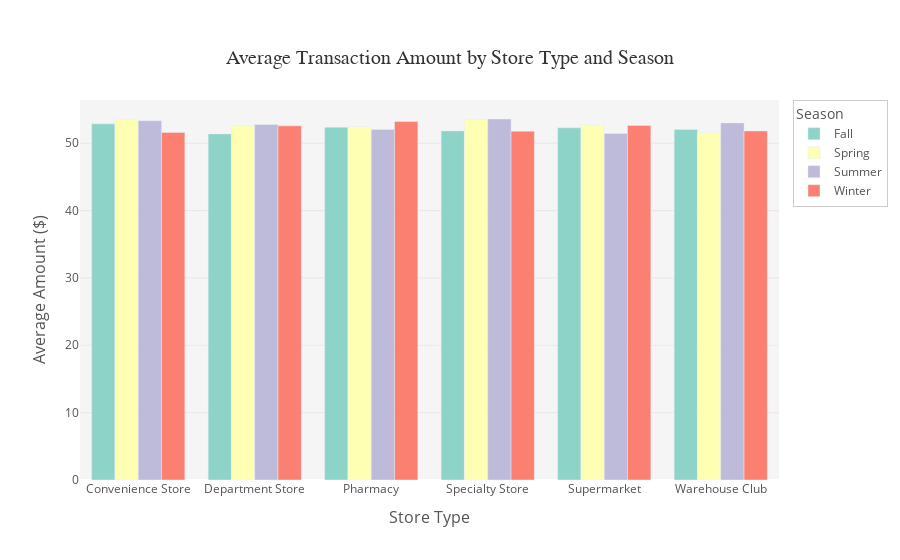

Here is the notebook cell this chart was saved with:
### Code cell
fig = px.bar(
    df_aggregated,
    x='Store_Type',
    y='Amount($)',
    color='Season',
    title='Average Transaction Amount by Store Type and Season',
    labels={'Amount($)': 'Average Amount ($)', 'Store_Type': 'Store Type'},
    barmode='group',
    color_discrete_sequence=px.colors.qualitative.Set3  # Consistent professional palette
)

# Customize layout
fig.update_layout(
    title={
        'text': 'Average Transaction Amount by Store Type and Season',
        'x': 0.5,  # Center alignment
        'xanchor': 'center',
        'yanchor': 'top',
        'font': {'size': 20, 'family': 'Arial', 'color': '#333'}
    },
    xaxis={
        'title': {'text': 'Store Type', 'font': {'size': 16, 'color': '#555'}},
        'tickfont': {'size': 12, 'color': '#555'}
    },
    yaxis={
        'title': {'text': 'Average Amount ($)', 'font': {'size': 16, 'color': '#555'}},
        'tickfont': {'size': 12, 'color': '#555'},
        'gridcolor': 'rgba(200, 200, 200, 0.3)'  # Subtle gridlines
    },
    legend={
        'title': {'text': 'Season', 'font': {'size': 14, 'color': '#555'}},
        'font': {'size': 12, 'color': '#555'},
        'bgcolor': 'rgba(255, 255, 255, 0.8)',
        'bordercolor': '#ccc',
        'borderwidth': 1
    },
    plot_bgcolor='rgba(245, 245, 245, 1)',  # Light background
    paper_bgcolor='white',
)


fig.show()

### Figure 1 — Plotly figure (JSON) as saved in the notebook; plotly's stock layout.template omitted (floating-point values rounded to 4 significant figures)
{"data": [{"alignmentgroup": "True", "hovertemplate": "Season=Fall<br>Store Type=%{x}<br>Average Amount ($)=%{y}<extra></extra>", "legendgroup": "Fall", "marker": {"color": "rgb(141,211,199)", "pattern": {"shape": ""}}, "name": "Fall", "offsetgroup": "Fall", "orientation": "v", "showlegend": true, "textposition": "auto", "type": "bar", "x": ["Convenience Store", "Department Store", "Pharmacy", "Specialty Store", "Supermarket", "Warehouse Club"], "xaxis": "x", "y": [52.87, 51.38, 52.36, 51.82, 52.29, 52.03], "yaxis": "y"}, {"alignmentgroup": "True", "hovertemplate": "Season=Spring<br>Store Type=%{x}<br>Average Amount ($)=%{y}<extra></extra>", "legendgroup": "Spring", "marker": {"color": "rgb(255,255,179)", "pattern": {"shape": ""}}, "name": "Spring", "offsetgroup": "Spring", "orientation": "v", "showlegend": true, "textposition": "auto", "type": "bar", "x": ["Convenience Store", "Department Store", "Pharmacy", "Specialty Store", "Supermarket", "Warehouse Club"], "xaxis": "x", "y": [53.54, 52.57, 52.46, 53.52, 52.69, 51.6], "yaxis": "y"}, {"alignmentgroup": "True", "hovertemplate": "Season=Summer<br>Store Type=%{x}<br>Average Amount ($)=%{y}<extra></extra>", "legendgroup": "Summer", "marker": {"color": "rgb(190,186,218)", "pattern": {"shape": ""}}, "name": "Summer", "offsetgroup": "Summer", "orientation": "v", "showlegend": true, "textposition": "auto", "type": "bar", "x": ["Convenience Store", "Department Store", "Pharmacy", "Specialty Store", "Supermarket", "Warehouse Club"], "xaxis": "x", "y": [53.35, 52.78, 52.05, 53.59, 51.44, 53.01], "yaxis": "y"}, {"alignmentgroup": "True", "hovertemplate": "Season=Winter<br>Store Type=%{x}<br>Average Amount ($)=%{y}<extra></extra>", "legendgroup": "Winter", "marker": {"color": "rgb(251,128,114)", "pattern": {"shape": ""}}, "name": "Winter", "offsetgroup": "Winter", "orientation": "v", "showlegend": true, "textposition": "auto", "type": "bar", "x": ["Convenience Store", "Department Store", "Pharmacy", "Specialty Store", "Supermarket", "Warehouse Club"], "xaxis": "x", "y": [51.6, 52.58, 53.22, 51.78, 52.64, 51.82], "yaxis": "y"}], "layout": {"barmode": "group", "legend": {"bgcolor": "rgba(255, 255, 255, 0.8)", "bordercolor": "#ccc", "borderwidth": 1, "font": {"color": "#555", "size": 12}, "title": {"font": {"color": "#555", "size": 14}, "text": "Season"}, "tracegroupgap": 0}, "paper_bgcolor": "white", "plot_bgcolor": "rgba(245, 245, 245, 1)", "title": {"font": {"color": "#333", "family": "Arial", "size": 20}, "text": "Average Transaction Amount by Store Type and Season", "x": 0.5, "xanchor": "center", "yanchor": "top"}, "xaxis": {"anchor": "y", "domain": [0, 1], "tickfont": {"color": "#555", "size": 12}, "title": {"font": {"color": "#555", "size": 16}, "text": "Store Type"}}, "yaxis": {"anchor": "x", "domain": [0, 1], "gridcolor": "rgba(200, 200, 200, 0.3)", "tickfont": {"color": "#555", "size": 12}, "title": {"font": {"color": "#555", "size": 16}, "text": "Average Amount ($)"}}}}
